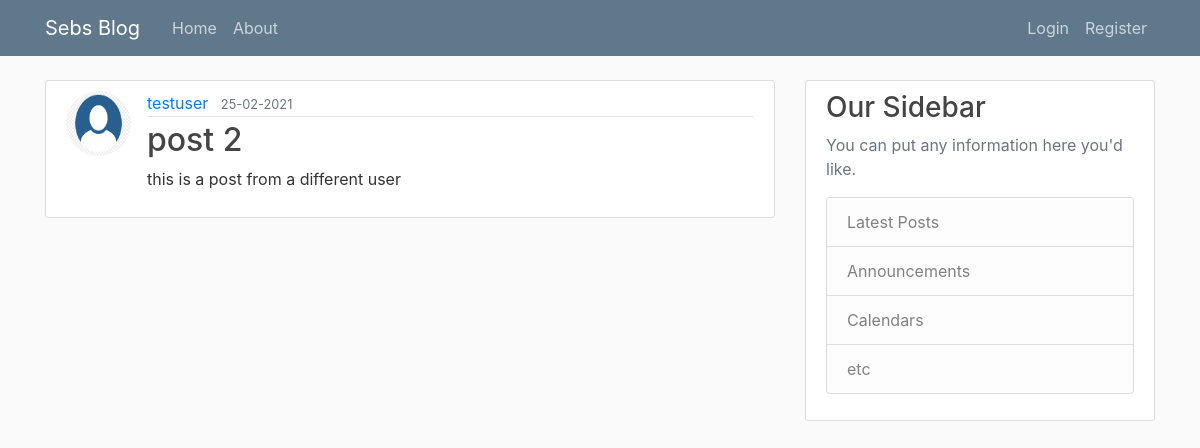
The page /post/2 on the database as committed earlier.
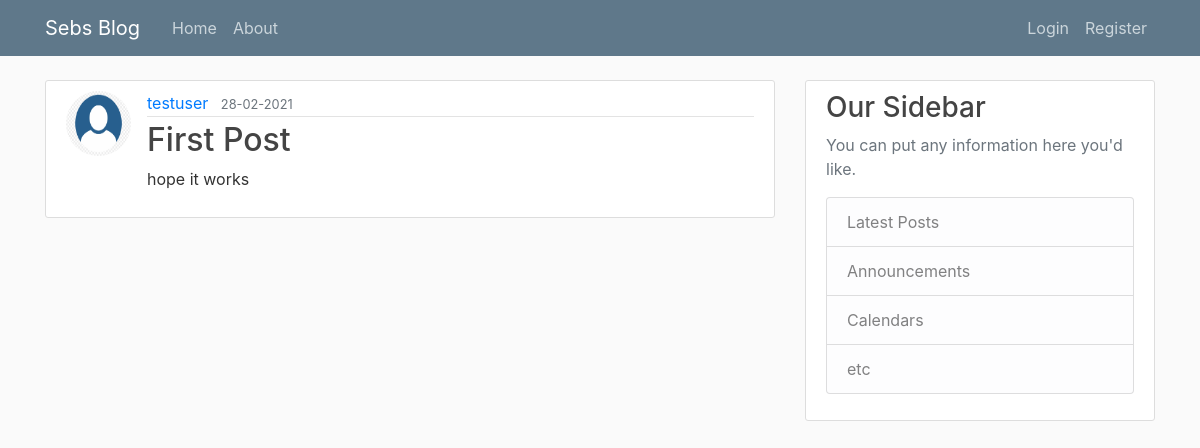
The same page on the database as committed later.
### flaskblog/models.py (models this page shows)
class Post(db.Model):
	id = db.Column(db.Integer, primary_key=True)
	title = db.Column(db.String(100), nullable=False)
	date_posted = db.Column(db.DateTime, nullable=False, default=datetime.utcnow)
	content = db.Column(db.Text, nullable=False)
	user_id = db.Column(db.Integer, db.ForeignKey('user.id'), nullable=False)

### flaskblog/routes.py (the view)
@app.route('/post/<int:post_id>')
def post(post_id):
	post = Post.query.get_or_404(post_id)
	return render_template('post.html', title=post.title, post=post)

### flaskblog/templates/post.html (shortened to what this page needs)
{% extends 'layout.html' %}
{% block content %}
		<article class="media content-section">
			<img class="rounded-circle article-img" src="{{ url_for('static', filename='profile_pics/' +
			post.author.image_file) }}">
		  <div class="media-body">
		    <div class="article-metadata">
		      <a class="mr-2" href="#">{{ post.author.username }}</a>
		      <small class="text-muted">{{ post.date_posted.strftime('%d-%m-%Y') }}</small>
		    </div>
		    <h2 class="article-title">{{ post.title }}</h2>
		    <p class="article-content">{{ post.content }}</p>
		  </div>
		</article>
{% endblock content %}

Rows that differ between the two databases and show on the page:
changed Post: date_posted "25-02-2021" → "28-02-2021"; title "post 2" → "First Post"; content "this is a post from a different user" → "hope it works"
